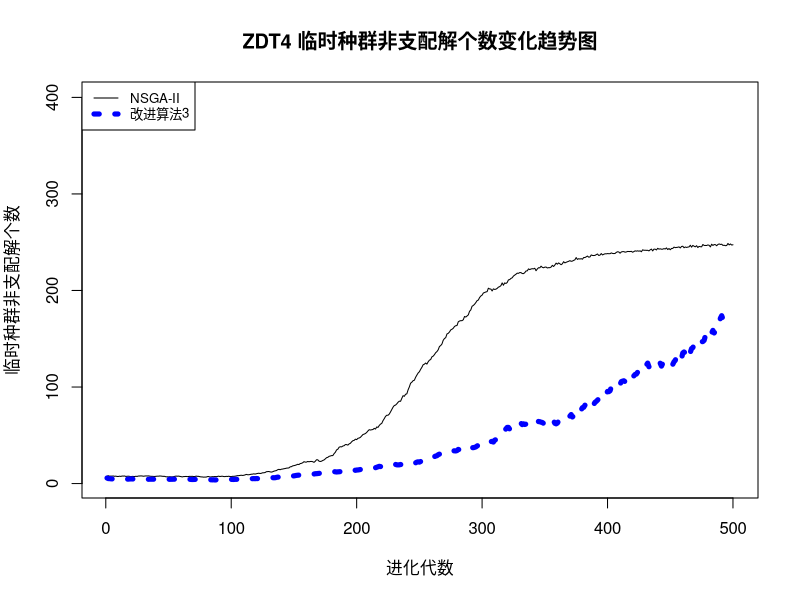

Write R code to recreate this figure.
a<-read.table('a.txt')
#b<-read.table('b.txt')
b<-read.table('b.txt')
#d<-read.table('d.txt')

plot(1:500, a$V1, xlab="进化代数", ylab="临时种群非支配解个数", type="l", xlim=c(1, 500), ylim=c(1, 400), main="ZDT4 临时种群非支配解个数变化趋势图")

#lines(1:500, b$V1, lty=3, lwd=2.5, col="green")
lines(1:500, b$V1, lty=3, lwd=5, col="blue")
#lines(1:500, d$V1, lty=1, lwd=4.5, col="red")

legend.txt<-c("NSGA-II", "改进算法3")
legend("topleft", legend=legend.txt, col=c("black", "blue"), lty=c(1, 4), lwd=c(1,5), bty="o", cex=0.8)

